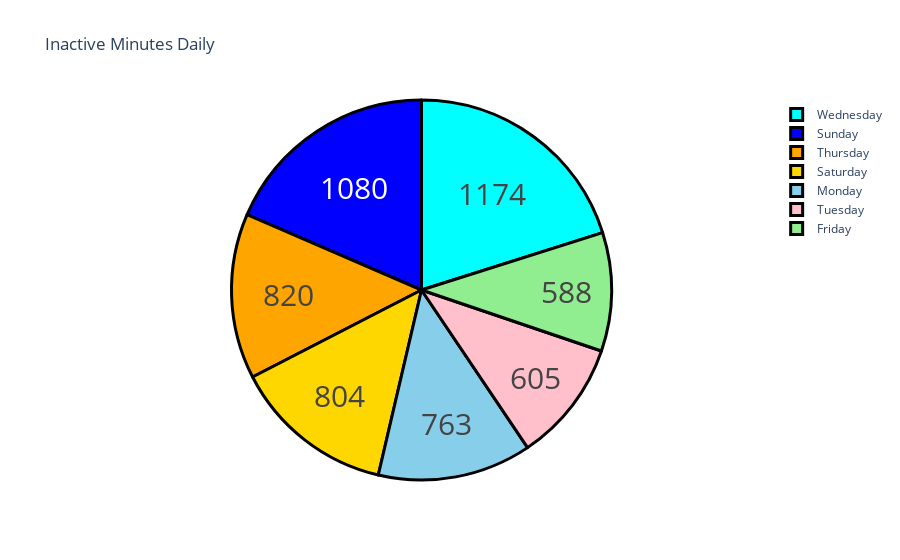

Notebook source saved alongside this figure:
### Code cell
day = data["Day"].value_counts()
label = day.index
counts = data["SedentaryMinutes"]
colors = ['gold','lightgreen', "pink", "blue", "skyblue", "cyan", "orange"]

fig = go.Figure(data=[go.Pie(labels=label, values=counts)])
fig.update_layout(title_text='Inactive Minutes Daily')
fig.update_traces(hoverinfo='label+percent', textinfo='value', textfont_size=30,
                  marker=dict(colors=colors, line=dict(color='black', width=3)))
fig.show()

### Figure 1 — Plotly figure (JSON) as saved in the notebook; plotly's stock layout.template omitted (floating-point values rounded to 4 significant figures; data arrays with more than 128 entries replaced by an {"elided": "..."} marker saying what was removed)
{"data": [{"hoverinfo": "label+percent", "labels": ["Saturday", "Friday", "Tuesday", "Sunday", "Monday", "Wednesday", "Thursday"], "marker": {"colors": ["gold", "lightgreen", "pink", "blue", "skyblue", "cyan", "orange"], "line": {"color": "black", "width": 3}}, "textfont": {"size": 30}, "textinfo": "value", "type": "pie", "values": {"elided": "457 int values"}}], "layout": {"title": {"text": "Inactive Minutes Daily"}}}
